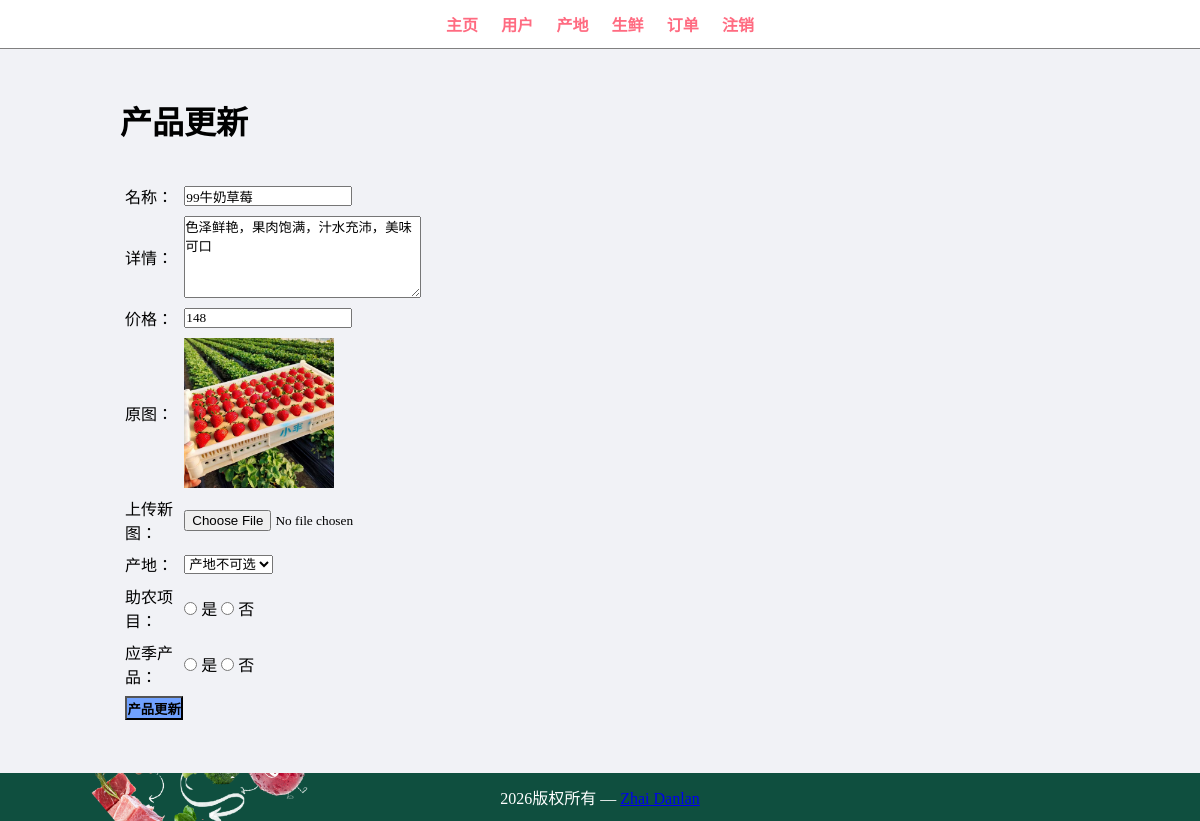
/admin/update-product.php?id=9 (signed in), run on the app's committed database.
### tables this page shows
CREATE TABLE IF NOT EXISTS `tbl_product` (
  `id` int(10) unsigned NOT NULL AUTO_INCREMENT,
  `title` varchar(100) NOT NULL,
  `description` text NOT NULL,
  `price` decimal(10,0) NOT NULL,
  `image_name` varchar(255) NOT NULL,
  `area_id` int(10) unsigned NOT NULL,
  `featured` varchar(10) NOT NULL,
  `active` varchar(10) NOT NULL,
  PRIMARY KEY (`id`, `area_id`)
);

### admin/update-product.php (the view, shortened to what this page needs)
<?php include('partials/menu.php'); ?>
<?php
if(isset($_GET['id']))
{
    $id = $_GET['id'];
    $sql2 = "SELECT * FROM tbl_product WHERE id=$id";
    $res2 = mysqli_query($conn,$sql2);
    $row2 = mysqli_fetch_assoc($res2);
    $title = $row2['title'];
    $description = $row2['description'];
    $price = $row2['price'];
    $current_image = $row2['image_name'];
    $current_area = $row2['area_id'];
    $featured = $row2['featured'];
    $active = $row2['active'];
}
else
{
    header('location:'.SITEURL.'admin/manage-product.php');
}
?>
<div class="main-content">
    <div class="wrapper">
        <h1>产品更新</h1>
        <br><br>
        <form action="" method="POST" enctype="multipart/form-data">
            <table class="tbl-30">
                <tr>
                    <td>名称：</td>
                    <td>
                        <input type="text" name="title" value="<?php echo $title; ?>">
                    </td>
                </tr>
                <tr>
                    <td>详情：</td>
                    <td>
                        <textarea name="description" cols="30" rows="5"><?php echo $description; ?></textarea>
                    </td>
                </tr>
                <tr>
                    <td>价格：</td>
                    <td>
                        <input type="number" name="price" value="<?php echo $price; ?>">
                    </td>
                </tr>
                <tr>
                    <td>原图：</td>
                    <td>
                        <?php
                            if($current_image == "")
                            {
                                echo "<div class='error'>图片不可用</div>";
                            }
                            else
                            {
                                ?>
                                <img src="<?php echo SITEURL; ?>images/product/<?php echo $current_image; ?>" width="150px">
                        <?php
                            }
                        ?>
                    </td>
                </tr>
                <tr>
                    <td>上传新图：</td>
                    <td>
                        <input type="file" name="image">
                    </td>
                </tr>
                <tr>
                    <td>产地：</td>
                    <td>
                        <select name="area">
                            <?php
                                $sql = "SELECT * FROM tbl_area WHERE active='Yes'";
                                $res = mysqli_query($conn,$sql);
                                $count = mysqli_num_rows($res);
                                if($count>0)
                                {
                                    while($row=mysqli_fetch_assoc($res))
                                    {
                                        $area_title = $row['title'];
                                        $area_id = $row['id'];
                                        ?>
                            <option <?php if($current_area==$area_id){echo "selected";} ?> value="<?php echo $area_id; ?>"><?php echo $area_title; ?></option>
                            <?php
                                    }
                                }
                                else
                                {
                                    echo "<option value='0'>产地不可选</option>";
                                }
                            ?>
                        </select>
                    </td>
                </tr>
                <tr>
                    <td>助农项目：</td>
                    <td>
                        <input <?php if($featured=="Yes") {echo "checked";} ?> type="radio" name="featured" value="是"> 是
                        <input <?php if($featured=="No") {echo "checked";} ?> type="radio" name="featured" value="否"> 否
                    </td>
                </tr>
                 <tr>
                    <td>应季产品：</td>
                    <td>
                        <input <?php if($active=="Yes") {echo "checked";} ?> type="radio" name="active" value="是"> 是
                        <input <?php if($active=="No") {echo "checked";} ?> type="radio" name="active" value="否"> 否
                    </td>
                </tr>
                <tr>
                    <td>
                        <input type="submit" name="submit" value="产品更新" class="btn-secondary">
                    </td>
                </tr>
            </table>
        </form>
    </div>
</div>
<?php include('partials/footer.php'); ?>

### css/admin.css (style rules this page uses)
* { margin:0; padding: 0; font-family: 'KaiTi_GB2312','Microsoft Yahei'; }
.wrapper { padding: 1%; width: 80%; margin: 0 auto; }
.tbl-30 { width: 30%; }
table tr td { padding: 1%; }
.btn-secondary { background-color: #70a1ff; padding: 1%; color: black; text-decoration: none; font-weight: bold; }
.main-content { background-color: #f1f2f6; padding: 3% 0; }

### data on the page
tbl_product: title "99牛奶草莓", description "色泽鲜艳，果肉饱满，汁水充沛，美味可口", price "148", image_name (picture)
